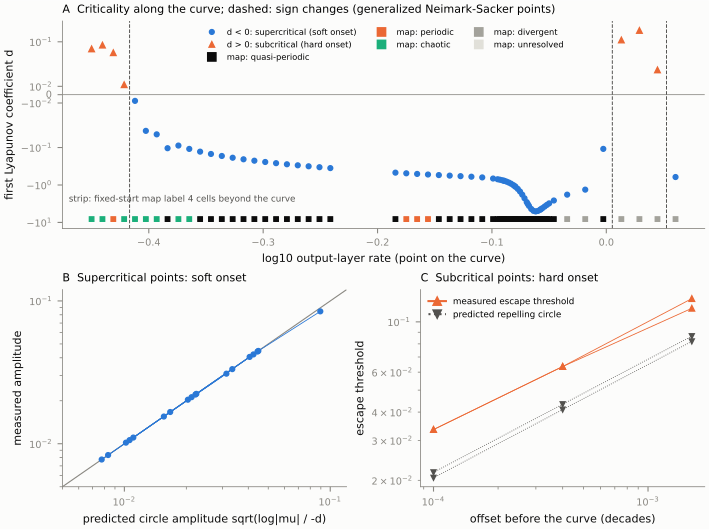

The script that saved this image:
"""Figure 7: criticality of the complex-pair crossing of the period-2 orbit (S2-28011).

Evidence: exploratory (docs/explore-criticality-2026-10-07.md). Panel A: first
Lyapunov coefficient d of the normal form at every point of the merged curve
(Kuznetsov's formula for n-dimensional maps; d < 0 supercritical, d > 0
subcritical), on a symmetric-log axis, with the sign changes (generalized
Neimark-Sacker points) marked; the strip below shows the label of the fixed-start
rotation maps four cells beyond the curve. Panel B: supercritical points: the
measured amplitude of the circle reached from near the 2-cycle against the
normal-form prediction sqrt(log|mu| / -d) at three offsets beyond the curve.
Panel C: subcritical points: the escape threshold before the curve against the
offset, with the predicted repelling-circle amplitude.

Consistency rule used for the dynamical checks (also in build_numbers.py): a
supercritical point is consistent when the measured amplitude matches the
prediction within 6% at all three offsets; a subcritical point is consistent
when, beyond the curve, the state jumps to an amplitude of at least 0.1 that
changes by less than 10% across offsets, and, before it, finite escape
thresholds grow by a factor between 1.4 and 2.8 per fourfold offset.
"""

import json

import numpy as np
from matplotlib.lines import Line2D

import common as c

CURVES = [c.EXPLORE / "criticality/s2-28011-curve/curve.json", c.EXPLORE / "criticality/s2-28011-steep/curve.json"]
BOUNDARY = c.EXPLORE / "criticality/boundary.json"
DYNAMICS = c.EXPLORE / "criticality/s2-28011-dynamics/dynamics2.json"
LABEL_COLORS = {"quasi-periodic": c.INK, "periodic": c.CLASS_COLORS[2], "chaotic": c.CLASS_COLORS[3],
                "divergent": "#a3a29b", "unresolved": "#e1e0d9"}


def curve_points():
    rows = {}
    for path in CURVES:
        for r in json.loads(path.read_text())["rows"]:
            if r.get("type") == "neimark_sacker" and r.get("d") is not None:
                rows[round(r["log10_output"], 4)] = r
    return [rows[k] for k in sorted(rows)]


def sign_changes(points):
    out = []
    for a, b in zip(points[:-1], points[1:]):
        if np.sign(a["d"]) != np.sign(b["d"]):
            out.append(0.5 * (a["log10_output"] + b["log10_output"]))
    return out


def consistent(row):
    if row["d"] < 0:
        errors = [abs(b["w_median"] / b["predicted_w"] - 1) for b in row["beyond"]]
        return max(errors) <= 0.06, max(errors)
    amps = [b["w_median"] for b in row["beyond"]]
    jump = min(amps) >= 0.1 and max(amps) / min(amps) < 1.1
    thresholds = [b["threshold"] for b in row["before"]]
    finite = all(isinstance(t, (int, float)) for t in thresholds)
    growth = finite and all(1.4 <= t2 / t1 <= 2.8 for t1, t2 in zip(thresholds[:-1], thresholds[1:]))
    return bool(jump and growth), None


def main():
    c.style()
    points = curve_points()
    changes = sign_changes(points)
    boundary = {round(b["log10_output"], 4): b for b in json.loads(BOUNDARY.read_text())}
    dyn = json.loads(DYNAMICS.read_text())["rows"]
    fig = c.plt.figure(figsize=(7.1, 5.3), layout="constrained")
    grid = fig.add_gridspec(2, 2, height_ratios=[1.0, 0.95])
    ax = fig.add_subplot(grid[0, :])
    x = np.array([p["log10_output"] for p in points])
    d = np.array([p["d"] for p in points])
    ax.axhline(0, color=c.MUTED, linewidth=0.6)
    ax.plot(x[d < 0], d[d < 0], "o", color=c.FOLD, markersize=3.5, label="d < 0: supercritical (soft onset)")
    ax.plot(x[d > 0], d[d > 0], "^", color=c.FLIP, markersize=4, label="d > 0: subcritical (hard onset)")
    for z in changes:
        ax.axvline(z, color=c.SECONDARY, linewidth=0.7, linestyle="--")
    ax.set_yscale("symlog", linthresh=0.05)
    ax.set_ylabel("first Lyapunov coefficient d")
    ax.set_xlabel("log10 output-layer rate (point on the curve)")
    ax.set_title("A  Criticality along the curve; dashed: sign changes (generalized Neimark-Sacker points)",
                 fontsize=8)
    strip_y = d.min() * 1.6
    for p in points:
        b = boundary.get(round(p["log10_output"], 4))
        if b is None:
            continue
        label = b["labels_beyond_cells"].get("4")
        ax.plot(p["log10_output"], strip_y, "s", markersize=3.2, color=LABEL_COLORS.get(label, c.MUTED))
    ax.text(0.01, 0.13, "strip: fixed-start map label 4 cells beyond the curve", transform=ax.transAxes,
            fontsize=6.3, color=c.SECONDARY)
    handles = ax.get_legend_handles_labels()[0]
    handles += [Line2D([], [], marker="s", linestyle="", color=col, label=f"map: {lab}")
                for lab, col in LABEL_COLORS.items()]
    ax.legend(handles=handles, loc="upper center", ncol=3, frameon=False, fontsize=6)
    bx = fig.add_subplot(grid[1, 0])
    results = []
    for row in dyn:
        ok, worst = consistent(row)
        results.append({"log10_output": row["log10_output"], "d": row["d"], "consistent": ok, "max_amplitude_error": worst})
        if row["d"] < 0:
            pred = [b["predicted_w"] for b in row["beyond"]]
            meas = [b["w_median"] for b in row["beyond"]]
            bx.plot(pred, meas, "o-", color=c.FOLD, markersize=3.5, linewidth=0.6)
    lim = [0.005, 0.12]
    bx.plot(lim, lim, color=c.MUTED, linewidth=0.8, zorder=0)
    bx.set_xscale("log")
    bx.set_yscale("log")
    bx.set_xlim(lim)
    bx.set_ylim(lim)
    bx.set_xlabel("predicted circle amplitude sqrt(log|mu| / -d)")
    bx.set_ylabel("measured amplitude")
    bx.set_title("B  Supercritical points: soft onset", fontsize=8)
    cx = fig.add_subplot(grid[1, 1])
    for row in dyn:
        if row["d"] > 0:
            off = [-b["delta"] for b in row["before"]]
            cx.plot(off, [b["threshold"] for b in row["before"]], "^-", color=c.FLIP, markersize=4, linewidth=0.6)
            cx.plot(off, [b["predicted_unstable_circle_w"] for b in row["before"]], "v:", color=c.SECONDARY,
                    markersize=3.5, linewidth=0.6)
    cx.set_xscale("log")
    cx.set_yscale("log")
    cx.set_xlabel("offset before the curve (decades)")
    cx.set_ylabel("escape threshold")
    cx.set_title("C  Subcritical points: hard onset", fontsize=8)
    cx.legend(handles=[Line2D([], [], marker="^", color=c.FLIP, label="measured escape threshold"),
                       Line2D([], [], marker="v", linestyle=":", color=c.SECONDARY,
                              label="predicted repelling circle")], frameon=False, fontsize=6.3, loc="upper left")
    derived = {"points": len(points), "supercritical": int((d < 0).sum()), "subcritical": int((d > 0).sum()),
               "sign_changes": changes, "most_negative_d": float(d.min()),
               "most_negative_at": float(x[int(np.argmin(d))]), "dynamical_checks": results}
    n_ok = sum(r["consistent"] for r in results)
    alt = (f"First Lyapunov coefficient d at {len(points)} points of the curve where the period-2 orbit of S2-28011 "
           f"acquires complex multipliers: {derived['supercritical']} supercritical (d < 0) and "
           f"{derived['subcritical']} subcritical (d > 0), with {len(changes)} sign changes. The fixed-start maps "
           f"show quasi-periodic training beyond the supercritical arc. In {n_ok} of {len(results)} dynamical checks "
           f"the behaviour matches the sign: circle amplitudes follow the square-root prediction at supercritical "
           f"points, and escape thresholds before the curve grow like the square root of the offset at "
           f"subcritical points.")
    c.save(fig, "f7_criticality", [*CURVES, BOUNDARY, DYNAMICS], __file__, "exploratory", alt, derived,
           "Sign changes located to the trace spacing only.")


if __name__ == "__main__":
    main()
